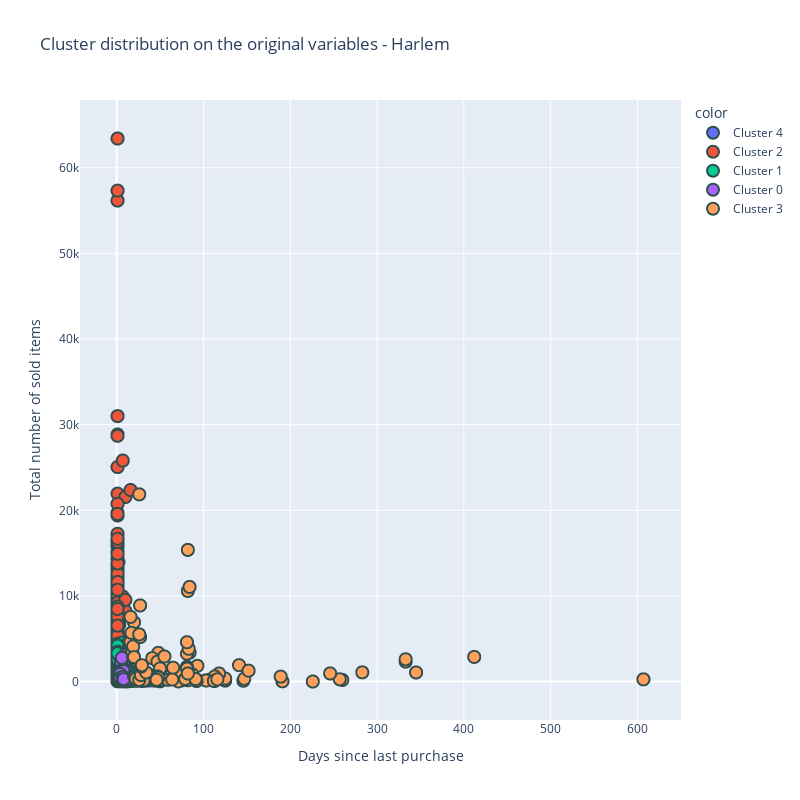

The notebook cell this image was saved under:
### Code cell
# store selection
store_name = 'Harlem'
select_store(store_name)

# prepare the data
feature_creation(data)
log_tranform_feat(data)

# apply the model and plot results
model_results = predict_model(model, data=data)
plot_cluster(model_results, store_name)
plot_cluster_distr(model_results,store_name,False)

# cluster renaming
cluster_rename(model_results)

# saving results
filename = ('cluster_model_results_' + store_name + '.csv')
model_results.to_csv(filename)

### Figure 1 — Plotly figure (JSON) as saved in the notebook; plotly's stock layout.template omitted (floating-point values rounded to 4 significant figures; data arrays with more than 128 entries replaced by an {"elided": "..."} marker saying what was removed)
{"data": [{"hovertemplate": "color=Cluster 4<br>x=%{x}<br>y=%{y}<extra></extra>", "legendgroup": "Cluster 4", "marker": {"color": "#636efa", "line": {"color": "DarkSlateGrey", "width": 2}, "size": 12, "symbol": "circle"}, "mode": "markers", "name": "Cluster 4", "showlegend": true, "type": "scattergl", "x": {"elided": "1087 int values"}, "xaxis": "x", "y": {"elided": "1087 int values"}, "yaxis": "y"}, {"hovertemplate": "color=Cluster 2<br>x=%{x}<br>y=%{y}<extra></extra>", "legendgroup": "Cluster 2", "marker": {"color": "#EF553B", "line": {"color": "DarkSlateGrey", "width": 2}, "size": 12, "symbol": "circle"}, "mode": "markers", "name": "Cluster 2", "showlegend": true, "type": "scattergl", "x": {"elided": "310 int values"}, "xaxis": "x", "y": {"elided": "310 int values"}, "yaxis": "y"}, {"hovertemplate": "color=Cluster 1<br>x=%{x}<br>y=%{y}<extra></extra>", "legendgroup": "Cluster 1", "marker": {"color": "#00cc96", "line": {"color": "DarkSlateGrey", "width": 2}, "size": 12, "symbol": "circle"}, "mode": "markers", "name": "Cluster 1", "showlegend": true, "type": "scattergl", "x": {"elided": "1043 int values"}, "xaxis": "x", "y": {"elided": "1043 int values"}, "yaxis": "y"}, {"hovertemplate": "color=Cluster 0<br>x=%{x}<br>y=%{y}<extra></extra>", "legendgroup": "Cluster 0", "marker": {"color": "#ab63fa", "line": {"color": "DarkSlateGrey", "width": 2}, "size": 12, "symbol": "circle"}, "mode": "markers", "name": "Cluster 0", "showlegend": true, "type": "scattergl", "x": {"elided": "464 int values"}, "xaxis": "x", "y": {"elided": "464 int values"}, "yaxis": "y"}, {"hovertemplate": "color=Cluster 3<br>x=%{x}<br>y=%{y}<extra></extra>", "legendgroup": "Cluster 3", "marker": {"color": "#FFA15A", "line": {"color": "DarkSlateGrey", "width": 2}, "size": 12, "symbol": "circle"}, "mode": "markers", "name": "Cluster 3", "showlegend": true, "type": "scattergl", "x": {"elided": "145 int values"}, "xaxis": "x", "y": {"elided": "145 int values"}, "yaxis": "y"}], "layout": {"autosize": false, "height": 800, "legend": {"title": {"text": "color"}, "tracegroupgap": 0}, "title": {"text": "Cluster distribution on the original variables - Harlem"}, "width": 800, "xaxis": {"anchor": "y", "domain": [0, 1], "title": {"text": "Days since last purchase"}}, "yaxis": {"anchor": "x", "domain": [0, 1], "title": {"text": "Total number of sold items"}}}}
